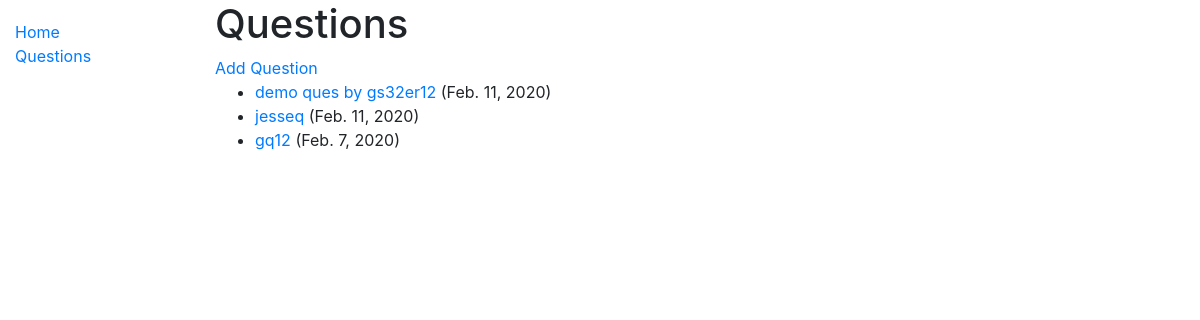
The app's page /knowledge/questions/ with its own data.
### knowledge/models/question.py (models this page shows, shortened)
class Question(models.Model):
    user = models.ForeignKey(User, on_delete=models.CASCADE)
    question_text = models.CharField(max_length=200,verbose_name= 'Question')
    pub_date = models.DateField(verbose_name='date published')
    updated = models.DateField(verbose_name='date published', blank=True, null=True)
    upvotes = models.IntegerField(blank=True, null=True, default=0)
    downvotes = models.IntegerField(blank=True, null=True, default=0)
    upvote_users = models.ManyToManyField(User, related_name='Users_who_upvoted_this_question')
    downvote_users = models.ManyToManyField(User, related_name='Users_who_downvoted_this_question')
    class Meta:
        ordering = ['-pub_date']
    def get_absolute_url(self):
        return reverse('question-detail', args=[str(self.id)])

### knowledge/views/question/list_all.py (the view)
class QuestionList(generic.ListView):
    model = Question

### knowledge/templates/knowledge/question_list.html
{% extends "base_generic.html" %}
{% block content %}
<h1>Questions</h1>
<a href="{% url 'question_create' %}">Add Question</a>
{% if question_list %}
<ul>
  {% for question in question_list %}
  <li>
    <a href="{{ question.get_absolute_url }}">{{ question.question_text }}</a> ({{question.pub_date}})
  </li>
  {% endfor %}
</ul>
{% else %}
<p>There are no questions yet.</p>
{% endif %}
{% endblock %}

### records on screen
Question: question_text "demo ques by gs32er12", pub_date "Feb. 11, 2020"
Question: question_text "jesseq", pub_date "Feb. 11, 2020"
Question: question_text "gq12", pub_date "Feb. 7, 2020"
